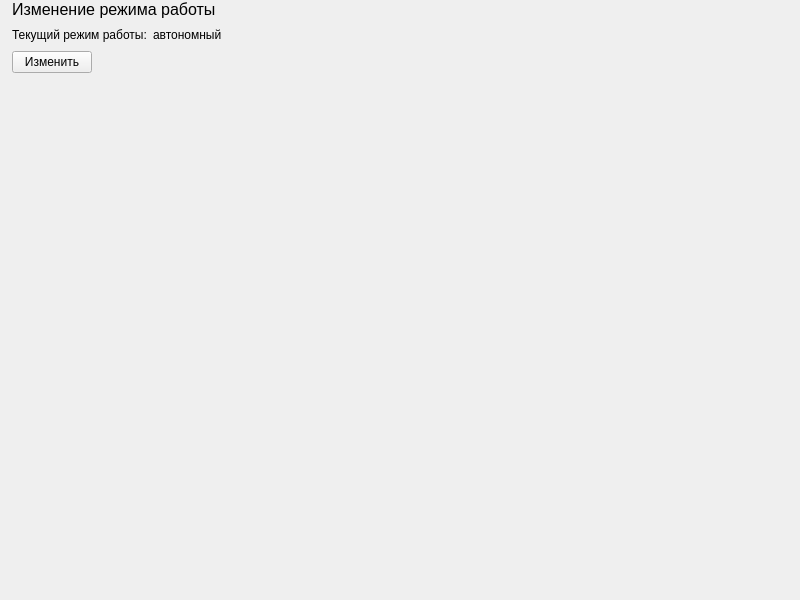
<?xml version="1.0" encoding="UTF-8"?>
<ui version="4.0">
 <class>WorkModeWidget</class>
 <widget class="QWidget" name="WorkModeWidget">
  <property name="geometry">
   <rect>
    <x>0</x>
    <y>0</y>
    <width>800</width>
    <height>600</height>
   </rect>
  </property>
  <property name="windowTitle">
   <string>Form</string>
  </property>
  <layout class="QVBoxLayout" name="verticalLayout_2">
   <property name="leftMargin">
    <number>0</number>
   </property>
   <property name="topMargin">
    <number>0</number>
   </property>
   <property name="rightMargin">
    <number>0</number>
   </property>
   <property name="bottomMargin">
    <number>0</number>
   </property>
   <item>
    <widget class="QLabel" name="label_1">
     <property name="font">
      <font>
       <pointsize>12</pointsize>
      </font>
     </property>
     <property name="styleSheet">
      <string notr="true">margin-left: 8px;</string>
     </property>
     <property name="text">
      <string>Изменение режима работы</string>
     </property>
    </widget>
   </item>
   <item>
    <layout class="QVBoxLayout" name="verticalLayout">
     <property name="leftMargin">
      <number>12</number>
     </property>
     <item>
      <layout class="QHBoxLayout" name="horizontalLayout">
       <property name="leftMargin">
        <number>0</number>
       </property>
       <item>
        <widget class="QLabel" name="mode_label">
         <property name="text">
          <string>Текущий режим работы:</string>
         </property>
        </widget>
       </item>
       <item>
        <widget class="QLabel" name="mode_value">
         <property name="text">
          <string>автономный</string>
         </property>
        </widget>
       </item>
       <item>
        <spacer name="horizontalSpacer">
         <property name="orientation">
          <enum>Qt::Horizontal</enum>
         </property>
         <property name="sizeHint" stdset="0">
          <size>
           <width>40</width>
           <height>20</height>
          </size>
         </property>
        </spacer>
       </item>
      </layout>
     </item>
     <item>
      <widget class="QPushButton" name="change_mode_push_button">
       <property name="sizePolicy">
        <sizepolicy hsizetype="Fixed" vsizetype="Fixed">
         <horstretch>0</horstretch>
         <verstretch>0</verstretch>
        </sizepolicy>
       </property>
       <property name="text">
        <string>Изменить</string>
       </property>
      </widget>
     </item>
    </layout>
   </item>
   <item>
    <spacer name="verticalSpacer">
     <property name="orientation">
      <enum>Qt::Vertical</enum>
     </property>
     <property name="sizeHint" stdset="0">
      <size>
       <width>14</width>
       <height>507</height>
      </size>
     </property>
    </spacer>
   </item>
  </layout>
 </widget>
 <resources/>
 <connections/>
</ui>
